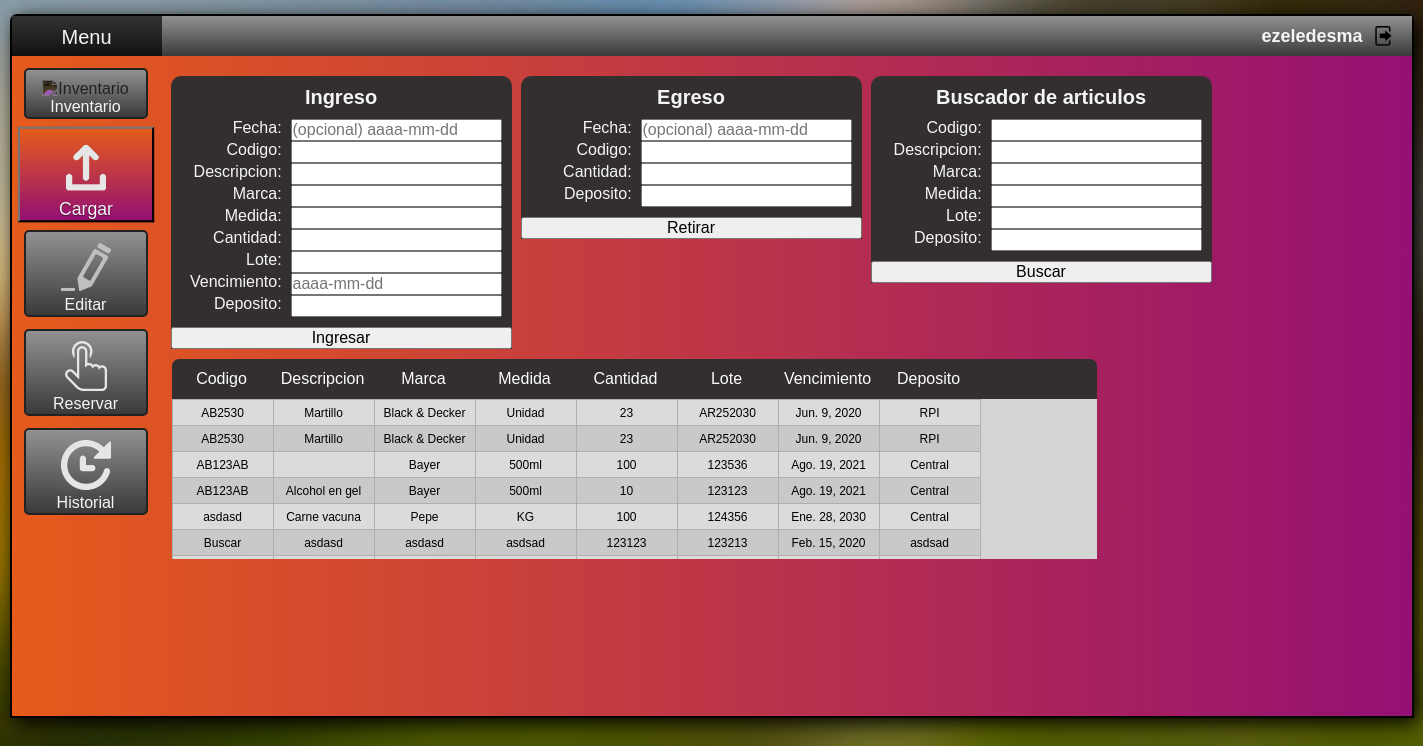
The app's page /cargar (signed in) with its own data.
### Sistema_Gestion_App/models.py (models this page shows, shortened)
class Historial (models.Model):
    fecha=models.DateField(blank=True)
    operacion=models.CharField(max_length=20)
    codigo=models.CharField(max_length=30)
    descripcion=models.CharField(max_length=40)
    marca=models.CharField(max_length=20)
    medida=models.CharField(max_length=20)
    cantidad=models.IntegerField()
    lote=models.CharField(max_length=20)
    vencimiento=models.DateField()
    deposito=models.CharField(max_length=30)
    remito=models.CharField(max_length=20)
    usuario=models.CharField(max_length=20)
    timestamp=models.DateTimeField(auto_now=True)

### Sistema_Gestion_App/views.py (the view, shortened to what this page needs)
# urls.py: path('cargar', views.cargar, name="Cargar"),
@login_required
def cargar (request):
    global historiales
    historiales=Historial()
    historiales=Historial.objects.filter(descripcion__icontains="")
    return render(request, "inventario/cargar.html",{"historiales":historiales})

### Sistema_Gestion_App/templates/inventario/cargar.html (shortened to what this page needs)
<!doctype html>
<html>
<head>
{% load static %}
{% include 'links.html' %}
<link rel="stylesheet" href="{% static 'css/cargar.css' %}"/>
<link rel="stylesheet" href="{% static 'css/inventario.css' %}"/>
</head>
<body>
<div id="centrar">
<nav class="barralateral">
    <div class="menu">
        <a href="{% url 'Menu' %}">
            <p>Menu</p>
        </a>
    </div>
    <a href="{% url 'Inventario' %}">
        <div class="boton">
          <img class="icon" alt="Inventario" draggable="false" src="{% static 'imagenes/inventario.png' %}">
          <p>Inventario</p>
        </div>
    </a>
    <a href="{% url 'Cargar' %}">
        <div class="seleccionado">
          <img class="icon" alt="Cargar" draggable="false" src="{% static 'imagenes/cargar.png' %}">
          <p>Cargar</p>
        </div>
    </a>
    <a href="{% url 'Editar' %}">
        <div class="boton">
            <img class="icon" alt="Editar" draggable="false" src="{% static 'imagenes/editar.png' %}">
            <p>Editar</p>
        </div>
    </a>
    <a href="{% url 'Reservar' %}">
        <div class="boton">
            <img class="icon" alt="Reservar" draggable="false" src="{% static 'imagenes/reservar.png' %}">
            <p>Reservar</p>
        </div>
    </a>
    <a href="{% url 'Historial' %}">
        <div class="boton">
            <img class="icon" alt="Historial" draggable="false" src="{% static 'imagenes/historial.png' %}">
            <p>Historial</p>
        </div>
    </a>
</nav>
{% include 'cabecera.html' %}
<section>
  <form name="ingresostock" id="ingresostock" method="POST">{% csrf_token %}
    <div class="ingresocaja">
        <div>Ingreso</div>
        <div><p>Fecha: &nbsp;</p><input type="text" name="Fecha" placeholder="(opcional) aaaa-mm-dd" autocomplete="off"></div>
        <div><p>Codigo: &nbsp;</p><input type="text" name="Codigo" required autocomplete="off"></div>
        <div><p>Descripcion: &nbsp;</p><input type="text" name="Descripcion" required autocomplete="off"></div>
        <div><p>Marca: &nbsp;</p><input type="text" name="Marca" required autocomplete="off"></div>
        <div><p>Medida: &nbsp;</p><input type="text" name="Medida" required autocomplete="off"></div>
        <div><p>Cantidad: &nbsp;</p><input type="text" name="Cantidad" required autocomplete="off"></div>
        <div><p>Lote: &nbsp;</p><input type="text" name="Lote" required autocomplete="off"></div>
        <div><p>Vencimiento: &nbsp;</p><input type="text" name="Vencimiento" placeholder="aaaa-mm-dd" required autocomplete="off"></div>
        <div><p>Deposito: &nbsp;</p><input type="text" name="Deposito" required autocomplete="off"></div>
        <div><input type="submit" name="Ingresar" value="Ingresar"></div>
    </div>
  </form>
  <form name="ingresostock" id="ingresostock" method="POST">{% csrf_token %}
    <div class="ingresocaja">
        <div>Egreso</div>
        <div><p>Fecha: &nbsp;</p><input type="text" name="Fecha" placeholder="(opcional) aaaa-mm-dd" autocomplete="off"></div>
        <div><p>Codigo: &nbsp;</p><input type="text" name="Codigo" required autocomplete="off"></div>
        <div><p>Cantidad: &nbsp;</p><input type="text" name="Cantidad" required autocomplete="off"></div>
        <div><p>Deposito: &nbsp;</p><input type="text" name="Deposito" required autocomplete="off"></div>
        <div><input type="submit" name="Retirar" value="Retirar"></div>
    </div>
  </form>
  <form name="ingresostock" id="ingresostock" method="POST">{% csrf_token %}
    <div class="ingresocaja">
        <div>Buscador de articulos</div>
        <div><p>Codigo: &nbsp;</p><input type="text" name="Codigo" autocomplete="off"></div>
        <div><p>Descripcion: &nbsp;</p><input type="text" name="Descripcion" autocomplete="off"></div>
        <div><p>Marca: &nbsp;</p><input type="text" name="Marca" autocomplete="off"></div>
        <div><p>Medida: &nbsp;</p><input type="text" name="Medida" autocomplete="off"></div>
        <div><p>Lote: &nbsp;</p><input type="text" name="Lote" autocomplete="off"></div>
        <div><p>Deposito: &nbsp;</p><input type="text" name="Deposito" autocomplete="off"></div>
        <div><input type="submit" name="Buscar" value="Buscar"></div>
    </div>
  </form>
</section>
<section>
    <div class="tabla">
        <div class="header">
        <table>
            <tr>
                <td>Codigo</td>
                <td>Descripcion</td>
                <td>Marca</td>
                <td>Medida</td>
                <td>Cantidad</td>
                <td>Lote</td>
                <td>Vencimiento</td>
                <td>Deposito</td>
            </tr>
        </table>
        </div>
        <div class="content">
        <table>
            <tbody>
                {% for historial in historiales %}
                <tr>
                    <td>{{historial.codigo}}</td>
                    <td>{{historial.descripcion}}</td>
                    <td>{{historial.marca}}</td>
                    <td>{{historial.medida}}</td>
                    <td>{{historial.cantidad}}</td>
                    <td>{{historial.lote}}</td>
                    <td>{{historial.vencimiento}}</td>
                    <td>{{historial.deposito}}</td>
                </tr>
                {% endfor %}
            </tbody>
        </table>
        </div>
    </div>
</section>
</div>
</body>
</html>

### Sistema_Gestion_App/templates/cabecera.html (shortened to what this page needs)
{% load static %}
<head>
</head>
<header class="cabecera">
    <div class="cabeceraContenido">
    <div class="titulo">
        {{ user.get_username }}
    </div>
    <a href="{% url 'Salir' %}">
        <img class="iconCabecera" alt="Salir" draggable="false" src="{% static 'imagenes/salir.png' %}">
    </a>
    </div>
</header>

### Sistema_Gestion_App/static/css/menu.css (style rules this page uses)
* { padding:0; margin:0; font-size: 100%; font-weight: normal; font-family: Arial, Helvetica, sans-serif; }
body { background: url("/static/imagenes/fondo.jpg"); background-size: cover; background-attachment:fixed; }
#centrar { width: 1400px; height: 700px; margin:auto; margin-top: 1%; background-image: linear-gradient(to Right,#e65b1b,#941073); border: 2px solid black; border-top-left-radius: 7px; border-top-right-radius: 7px; box-shadow: 5px 5px 20px black; }
.barralateral { float:left; padding:0; width:150px; height: 640px; }
.barralateral .menu { color: whitesmoke; background-image: linear-gradient(to Bottom,#333333,#111111); height:40px; text-align: center; user-select: none; }
.barralateral .menu p { padding-top: 10px; font-size: 20px; }
.barralateral .icon { width:50px; filter: invert(90%); }
a:link, a:visited { text-decoration: none; color:whitesmoke; }
.boton { background-image: linear-gradient(to Bottom,#919191,#3a3a3a); text-align: center; margin: 12px; padding-top: 10px; padding-bottom: 1px; transition: 0.5s ease-in-out 0.05s; width:120px; border:none; border-radius: 5px; border: 2px double #222222; }
.seleccionado { background-image: linear-gradient(to Bottom,#268626,#144617); text-align: center; margin: 12px; padding-top: 10px; padding-bottom: 1px; transition: 0.5s ease-in-out 0.05s; width:120px; border: 2px outset #222222; transform: scale(1.1); border-radius: 0px; text-shadow: 0 1px 1px rgba(0,0,0,0.5); }
.cabecera { background-image: linear-gradient(to Bottom,#919191,#3a3a3a); width: 1250px; height:40px; margin-left: 150px; }
.cabeceraContenido { display: flex; margin-left: calc(100% - 150px); }
.cabecera .titulo { color: whitesmoke; font-size: large; text-align: right; padding-top: 10px; padding-right: 10px; font-weight: bold; }
.iconCabecera { padding-top: 10px; padding-right: 30px; width:20px; }

### Sistema_Gestion_App/static/css/seleccionado.css (style rules this page uses)
.seleccionado { background-image: linear-gradient(to Bottom,#e65b1b,#941073); text-align: center; margin: 12px; padding-top: 10px; padding-bottom: 1px; transition: 0.5s ease-in-out 0.05s; width:120px; border: 2px outset #222222; transform: scale(1.1); border-radius: 0px; text-shadow: 0 1px 1px rgba(0,0,0,0.5); }

### Sistema_Gestion_App/static/css/cargar.css (style rules this page uses)
section { display: flex; }
#ingresostock { display: flex; margin-top: 20px; width: 350px; text-align: center; justify-content: flex-end; }
.ingresocaja { background-color: #332f2f; border-top-left-radius: 10px; border-top-right-radius: 10px; height: fit-content; }
.ingresocaja div { display: flex; flex-direction: row; align-content: center; justify-content: center; }
.ingresocaja p { text-align: right; width:120px; color:whitesmoke; }
input[type=submit] { margin-top: 10px; width: 100%; }
input[type=text] { margin-right: 10px; }
.ingresocaja div:first-child { color:whitesmoke; padding: 10px; font-weight: bold; font-size: 20px; }
.tabla { margin-left: 10px; height: 200px; }
.content { overflow-y: scroll; word-wrap: break-word; }

### Sistema_Gestion_App/static/css/inventario.css (style rules this page uses)
.tabla { display: flex; flex-direction: column; margin-top: 10px; width: 925px; text-align: center; justify-content: flex-end; }
table { border-collapse: collapse; }
.header { background-color: #332f2f; border-top-left-radius: 7px; border-top-right-radius: 7px; color: #FDFDFD; }
.header table td { height:40px; width: 100px; max-width: 100px; border-right: 1px solid transparent; }
.content { height: 600px; overflow-y: scroll; word-wrap: break-word; background-color: #d4d4d4; }
.content td { border-collapse: collapse; border: 1px solid #afafaf; font-size: 12px; width: 100px; max-width: 100px; height: 25px; }
.content tr:nth-child(even) { background-color: #c9c9c9; }
.content tr:nth-child(odd) { background-color: #dbdbdb; }

### records on screen
Historial: codigo "AB2530", descripcion "Martillo", marca "Black & Decker", medida "Unidad", cantidad "23", lote "AR252030", vencimiento "Jun. 9, 2020", deposito "RPI"
Historial: codigo "AB2530", descripcion "Martillo", marca "Black & Decker", medida "Unidad", cantidad "23", lote "AR252030", vencimiento "Jun. 9, 2020", deposito "RPI"
Historial: codigo "AB123AB", marca "Bayer", medida "500ml", cantidad "100", lote "123536", vencimiento "Ago. 19, 2021", deposito "Central"
Historial: codigo "AB123AB", descripcion "Alcohol en gel", marca "Bayer", medida "500ml", cantidad "10", lote "123123", vencimiento "Ago. 19, 2021", deposito "Central"
Historial: codigo "asdasd", descripcion "Carne vacuna", marca "Pepe", medida "KG", cantidad "100", lote "124356", vencimiento "Ene. 28, 2030", deposito "Central"
Historial: codigo "Buscar", descripcion "asdasd", marca "asdasd", medida "asdsad", cantidad "123123", lote "123213", vencimiento "Feb. 15, 2020", deposito "asdsad"

### other values on screen
{{ user.get_username }} "ezeledesma"
